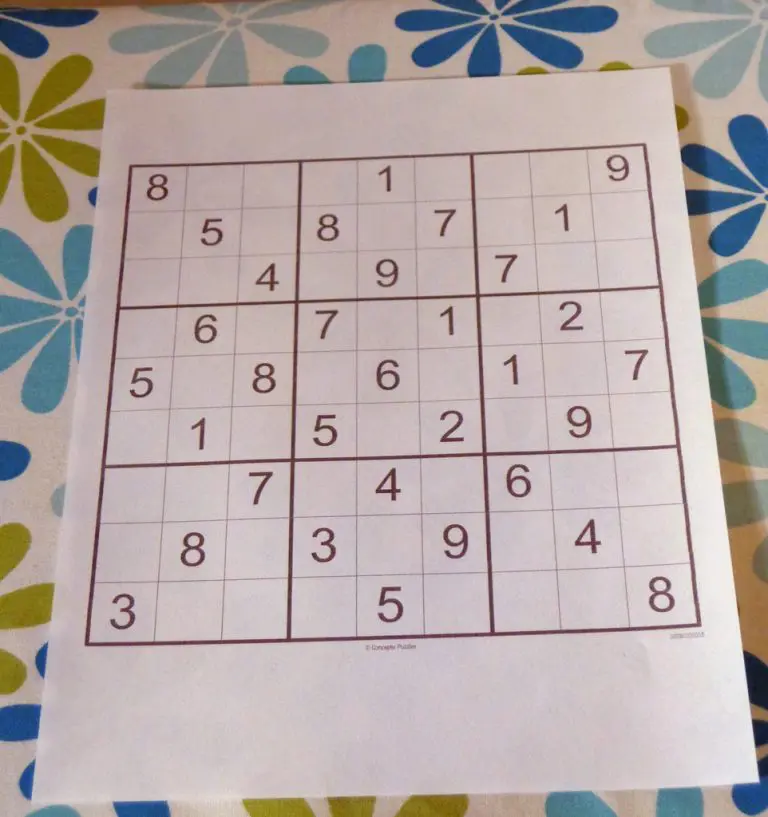
#> input picture resources/img.png, 768 x 817 px
$ python -i image_operations.py   (imports and definitions only)
#> lines starting #> are read from the running program, lines starting #| are printed output that depends on the picture; after the words box and inside, x2 and y2 are one past the last pixel; in counts of white or black regions, pixels touching at a corner belong together
#> further down, picture is the input picture: shape (817, 768, 3); mean B, G, R 167.5, 169.2, 180.5
import cv2 as cv


def show_img(image_name, image, debug):
    if debug:
        cv.imshow(image_name, image)
        cv.waitKey(0)
        cv.destroyAllWindows()


def canny_edge_detection(image, threshold_1, threshold_2, k):
    blur_image = cv.GaussianBlur(image, (k, k), 3)
    canny_image = cv.Canny(blur_image, threshold_1, threshold_2)
    return canny_image


def thresholding(image):
    gray_image = cv.cvtColor(image, cv.COLOR_BGR2GRAY)
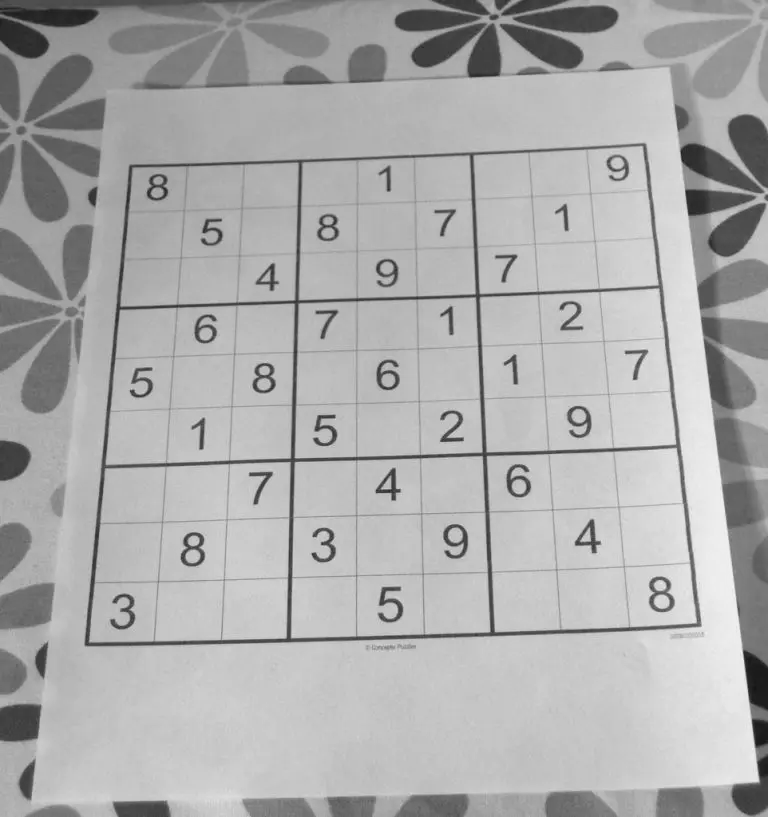
#> gray_image: shape (817, 768); min 21, max 246, mean 172.3
    blur_image = cv.GaussianBlur(gray_image, (3, 3), 3)
    thresh = cv.adaptiveThreshold(blur_image, 255, cv.ADAPTIVE_THRESH_GAUSSIAN_C, cv.THRESH_BINARY, 11, 2)
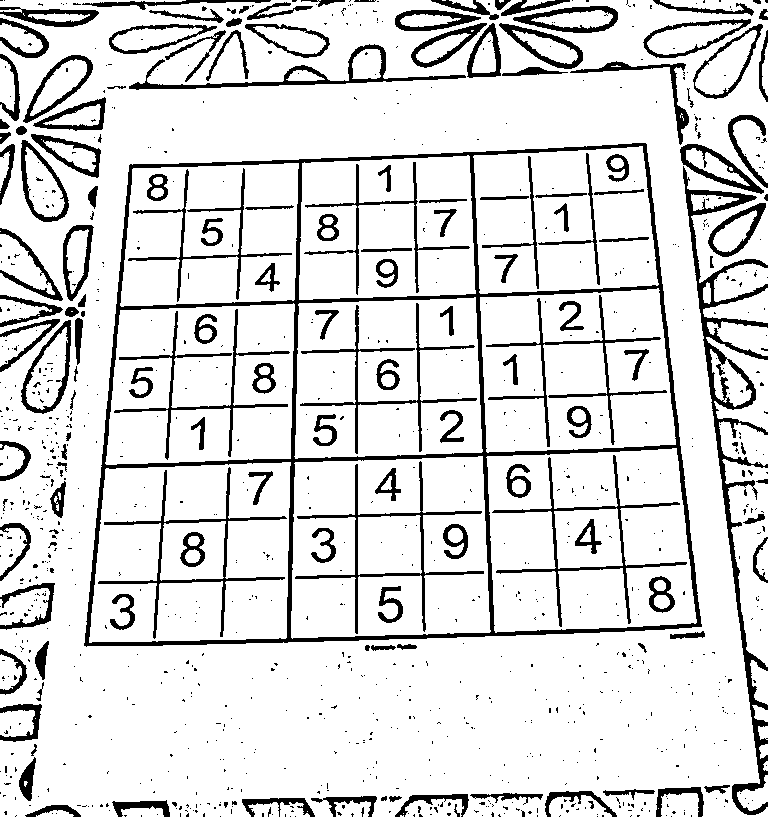
#> thresh: shape (817, 768); 86.2% white; 1043 black regions (892 under 20 px), largest, box (x1, y1, x2, y2) and area: (84, 143, 702, 647) 16324, (683, 166, 768, 815) 6928, (492, 455, 687, 627) 2065
    thresh = cv.bitwise_not(thresh)
    return thresh


def find_contours(image):
    contours, hierarchy = cv.findContours(image, cv.RETR_EXTERNAL, cv.CHAIN_APPROX_SIMPLE)
    return contours

>>> import cv2
>>> picture = cv2.imread('resources/img.png')
>>> result = thresholding(picture)
